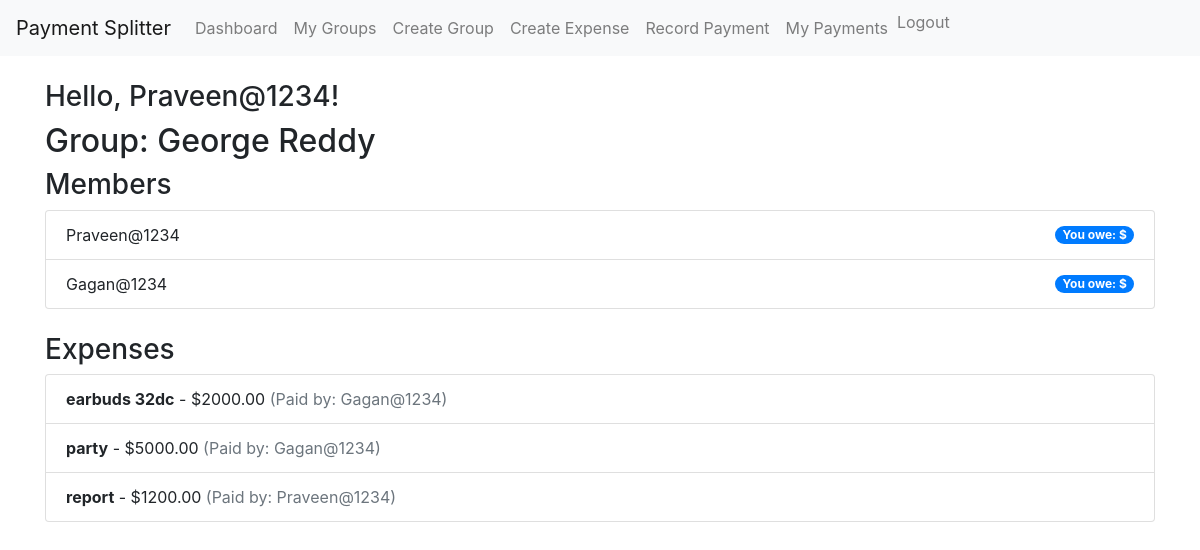
Page /groups/14/ (signed in) on the committed database.
### splitterApp/models.py (models this page shows, shortened)
class Group(models.Model):
    name = models.CharField(max_length=100)
    members = models.ManyToManyField(User, related_name='groups_members')

class Expense(models.Model):
    group = models.ForeignKey(Group, on_delete=models.CASCADE)
    amount = models.DecimalField(max_digits=10, decimal_places=2)
    description = models.CharField(max_length=255)
    created_by = models.ForeignKey(User, on_delete=models.CASCADE)
    created_at = models.DateTimeField(auto_now_add=True)
    payer = models.ForeignKey(User, related_name='expenses_paid', on_delete=models.CASCADE, default=1)  # Add this line
    custom_splits = jsonfield.JSONField(default=dict, blank=True)

### splitterApp/views.py (the view)
# urls.py: path('groups/<int:group_id>/', GroupDetailView, name='group_detail'),
def GroupDetailView(request, group_id):
    group = get_object_or_404(Group, id=group_id)
    expenses = Expense.objects.filter(group=group)
    balances = {member.id: 0 for member in group.members.all()}
    for expense in expenses:
        split_amount = expense.amount / group.members.count()
        balances[expense.payer.id] -= expense.amount  # Payer is owed this amount
        for member in group.members.all():
            if member.id != expense.payer.id:
                balances[member.id] += split_amount  # Non-payers owe this amount
    balances_display = {member.id: balances.get(member.id, 0) for member in group.members.all()}
    return render(request, 'group_detail.html', {
        'group': group,
        'expenses': expenses,
        'balances': balances_display,
    })

### splitterApp/templatetags/custom_filters.py (called while the page is built)
@register.filter
def absolute(value):
    try:
        return abs(float(value))
    except (ValueError, TypeError):
        return value

### splitterApp/templates/group_detail.html
{% extends "base.html" %}
{% load custom_filters %}
{% block content %}
  <h2>Group: {{ group.name }}</h2>
  <h3>Members</h3>
  <ul class="list-group">
    {% for member in group.members.all %}
      <li class="list-group-item d-flex justify-content-between align-items-center">
        {{ member.username }}
        <span class="badge badge-primary badge-pill">
          {% with balance=balances.member.id %}
            {% if balance >= 0 %}
              You are owed: ${{ balance }}
            {% else %}
              You owe: ${{ balance|absolute }}
            {% endif %}
          {% endwith %}
        </span>
      </li>
    {% endfor %}
  </ul>
  <h3 class="mt-4">Expenses</h3>
  <ul class="list-group">
    {% for expense in expenses %}
      <li class="list-group-item">
        <strong>{{ expense.description }}</strong> - ${{ expense.amount }}
        <span class="text-muted">(Paid by: {{ expense.payer.username }})</span>
      </li>
    {% endfor %}
  </ul>
{% endblock %}

### splitterApp/templates/base.html (shortened to what this page needs)
<!DOCTYPE html>
<html lang="en">
<head>
    <link href="https://stackpath.bootstrapcdn.com/bootstrap/4.5.2/css/bootstrap.min.css" rel="stylesheet">
</head>
<body>
    <nav class="navbar navbar-expand-lg navbar-light bg-light">
        <a class="navbar-brand" href="#">Payment Splitter</a>
        <div class="collapse navbar-collapse" id="navbarNav">
            <ul class="navbar-nav">
                {% if user.is_authenticated %}
                    <li class="nav-item">
                        <a class="nav-link" href="{% url 'dashboard' %}">Dashboard</a>
                    </li>
                    <li class="nav-item">
                        <a class="nav-link" href="{% url 'group_list' %}">My Groups</a>
                    </li>
                    <li class="nav-item">
                        <a class="nav-link" href="{% url 'create_group' %}">Create Group</a>
                    </li>
                    <li class="nav-item">
                        <a class="nav-link" href="{% url 'create_expense' %}">Create Expense</a>
                    </li>
                    <li class="nav-item">
                        <a class="nav-link" href="{% url 'create_payment' %}">Record Payment</a>
                    </li>
                    <li class="nav-item">
                        <a class="nav-link" href="{% url 'payment_list' %}">My Payments</a>
                    </li>
                    <li class="nav-item">
                        <form method="post" action="{% url 'logout' %}">
                        <button type="submit" class="btn btn-link nav-link" style="display: inline; padding: 0;">Logout</button>
                        </form>
                    </li>
                {% endif %}
            </ul>
        </div>
    </nav>
    <div class="container mt-4">
        <h3>Hello, {{ user.username }}!</h3>
        {% block content %}
        {% endblock %}
    </div>
</body>
</html>

### rows in the picture
Group: name "George Reddy"
Expense: description "earbuds 32dc", amount "2000.00", payer.username "Gagan@1234"
Expense: description "party", amount "5000.00", payer.username "Gagan@1234"
Expense: description "report", amount "1200.00", payer.username "Praveen@1234"

### other values in the picture
{{ user.username }} "Praveen@1234"
{{ member.username }} "Praveen@1234"
{{ member.username }} "Gagan@1234"
